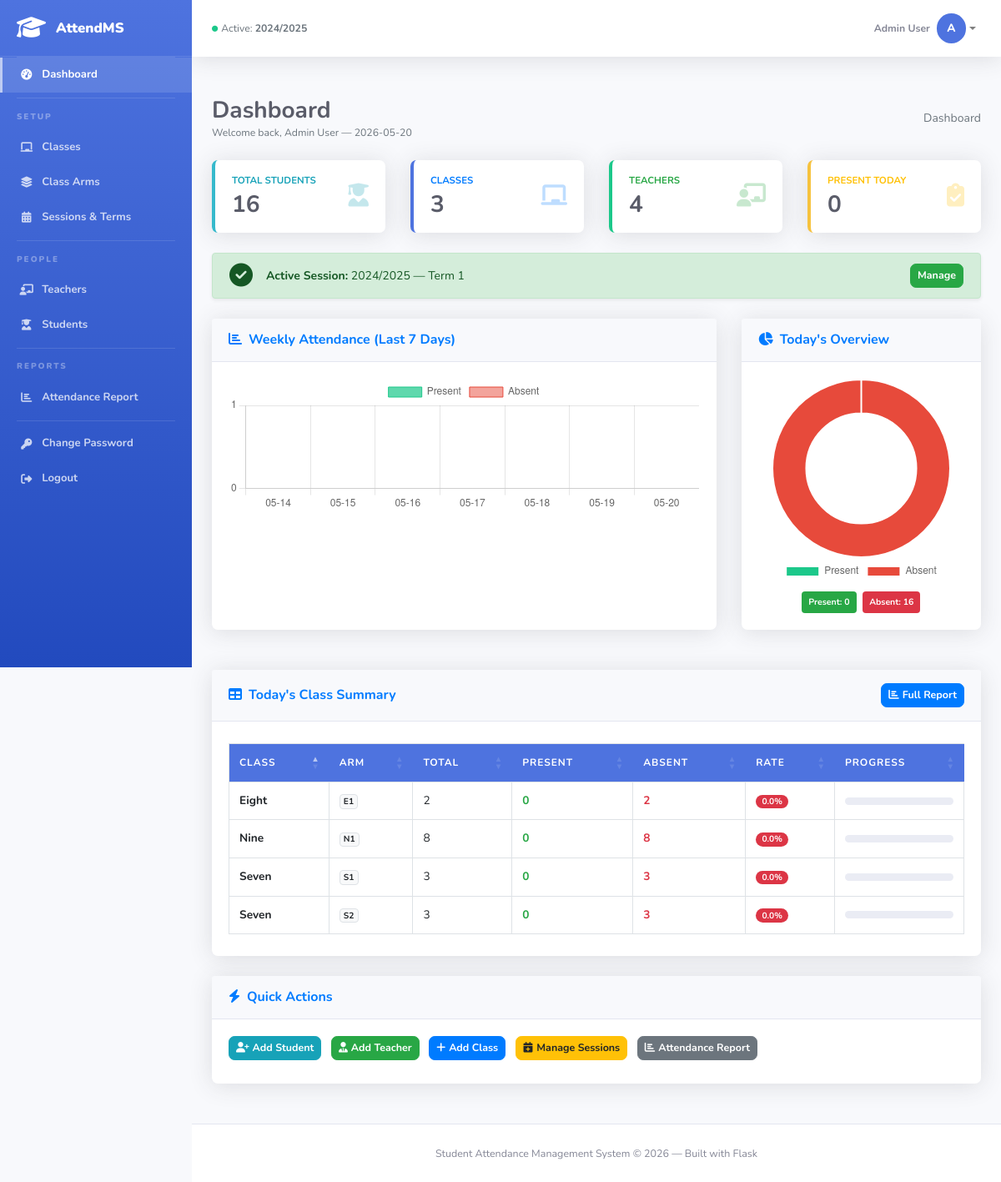
The app's page /admin/dashboard (signed in) with its own data.
### flask-attendance/app.py (models this page shows)
class SessionTerm(db.Model):
    __tablename__ = 'tblsessionterm'
    Id = db.Column(db.Integer, primary_key=True, autoincrement=True)
    sessionName = db.Column(db.String(50), nullable=False)
    termId = db.Column(db.String(50), nullable=False)
    isActive = db.Column(db.String(10), nullable=False, default='0')
    dateCreated = db.Column(db.String(50), nullable=False)

class Class(db.Model):
    __tablename__ = 'tblclass'
    Id = db.Column(db.Integer, primary_key=True, autoincrement=True)
    className = db.Column(db.String(255), nullable=False)

class ClassArm(db.Model):
    __tablename__ = 'tblclassarms'
    Id = db.Column(db.Integer, primary_key=True, autoincrement=True)
    classId = db.Column(db.String(10), nullable=False)
    classArmName = db.Column(db.String(255), nullable=False)
    isAssigned = db.Column(db.String(10), nullable=False, default='0')

### flask-attendance/app.py (the view)
@app.route('/admin/dashboard')
@admin_required
def admin_dashboard():
    today_str = str(date.today())
    students_count  = Student.query.count()
    classes_count   = Class.query.count()
    teachers_count  = ClassTeacher.query.count()
    sessions_count  = SessionTerm.query.count()
    active_session  = get_active_session()
    attendance_today = Attendance.query.filter_by(dateTimeTaken=today_str, status='1').count()
    weekly_labels, weekly_present, weekly_absent = [], [], []
    for i in range(6, -1, -1):
        d = str(date.today() - timedelta(days=i))
        weekly_labels.append(d[5:])
        weekly_present.append(Attendance.query.filter_by(dateTimeTaken=d, status='1').count())
        weekly_absent.append(Attendance.query.filter_by(dateTimeTaken=d, status='0').count())
    class_summary = []
    for cls in Class.query.all():
        for arm in ClassArm.query.filter_by(classId=str(cls.Id)).all():
            total   = Student.query.filter_by(classId=str(cls.Id), classArmId=str(arm.Id)).count()
            present = Attendance.query.filter_by(classId=str(cls.Id), classArmId=str(arm.Id),
                                                  dateTimeTaken=today_str, status='1').count()
            if total > 0:
                class_summary.append({'class': cls.className, 'arm': arm.classArmName,
                                       'total': total, 'present': present,
                                       'absent': total - present,
                                       'pct': round(present / total * 100, 1)})
    return render_template('admin_dashboard.html',
        students=students_count, classes=classes_count,
        teachers=teachers_count, sessions=sessions_count,
        active_session=active_session, attendance_today=attendance_today,
        weekly_labels=weekly_labels, weekly_present=weekly_present, weekly_absent=weekly_absent,
        class_summary=class_summary)

### flask-attendance/templates/admin_dashboard.html (shortened to what this page needs)
{% extends "admin_layout.html" %}
{% from "macros.html" import stat_card, page_header %}
{% block content %}
{{ page_header('Dashboard', 'Welcome back, ' ~ session.userName ~ ' — ' ~ today, [('Dashboard','#')]) }}
<div class="row">
  {{ stat_card('Total Students', students, 'fa-user-graduate', 'info') }}
  {{ stat_card('Classes', classes, 'fa-chalkboard', 'primary') }}
  {{ stat_card('Teachers', teachers, 'fa-chalkboard-teacher', 'success') }}
  {{ stat_card('Present Today', attendance_today, 'fa-clipboard-check', 'warning') }}
</div>
{% if active_session %}
<div class="alert alert-success shadow-sm d-flex align-items-center mb-4">
  <i class="fas fa-check-circle fa-2x mr-3"></i>
  <div><strong>Active Session:</strong> {{ active_session.sessionName }} — Term {{ active_session.termId }}</div>
  <a href="{{ url_for('admin_sessions') }}" class="btn btn-sm btn-success ml-auto">Manage</a>
</div>
{% endif %}
<div class="row mb-4">
  <div class="col-xl-8 mb-4">
    <div class="card shadow h-100">
      <div class="card-header py-3 d-flex align-items-center justify-content-between">
        <h6 class="m-0 font-weight-bold text-primary"><i class="fas fa-chart-bar mr-2"></i>Weekly Attendance (Last 7 Days)</h6>
      </div>
      <div class="card-body"><canvas id="weeklyChart" height="85"></canvas></div>
    </div>
  </div>
  <div class="col-xl-4 mb-4">
    <div class="card shadow h-100">
      <div class="card-header py-3"><h6 class="m-0 font-weight-bold text-primary"><i class="fas fa-chart-pie mr-2"></i>Today's Overview</h6></div>
      <div class="card-body d-flex flex-column align-items-center justify-content-center">
        {% set tot = class_summary|sum(attribute='total') %}
        {% set pre = class_summary|sum(attribute='present') %}
        {% if tot > 0 %}
        <canvas id="todayPie" height="170"></canvas>
        <div class="mt-2 text-center">
          <span class="badge badge-success p-2 mr-1">Present: {{ pre }}</span>
          <span class="badge badge-danger p-2">Absent: {{ tot - pre }}</span>
        </div>
        {% else %}
        <div class="text-center text-muted py-4"><i class="fas fa-calendar-times fa-3x mb-3 opacity-25"></i><p>No data today.</p></div>
        {% endif %}
      </div>
    </div>
  </div>
</div>
{% if class_summary %}
<div class="card shadow mb-4">
  <div class="card-header py-3 d-flex align-items-center justify-content-between">
    <h6 class="m-0 font-weight-bold text-primary"><i class="fas fa-table mr-2"></i>Today's Class Summary</h6>
    <a href="{{ url_for('admin_attendance_report') }}" class="btn btn-sm btn-primary"><i class="fas fa-chart-bar mr-1"></i>Full Report</a>
  </div>
  <div class="card-body">
    <div class="table-responsive">
      <table class="table table-bordered table-hover" id="summaryTable">
        <thead><tr><th>Class</th><th>Arm</th><th>Total</th><th>Present</th><th>Absent</th><th>Rate</th><th>Progress</th></tr></thead>
        <tbody>
          {% for row in class_summary %}
          <tr>
            <td class="font-weight-bold">{{ row.class }}</td>
            <td><span class="badge badge-light border">{{ row.arm }}</span></td>
            <td>{{ row.total }}</td>
            <td class="text-success font-weight-bold">{{ row.present }}</td>
            <td class="text-danger font-weight-bold">{{ row.absent }}</td>
            <td><span class="badge badge-pill {% if row.pct>=75 %}badge-success{% elif row.pct>=50 %}badge-warning{% else %}badge-danger{% endif %}">{{ row.pct }}%</span></td>
            <td style="width:130px;"><div class="progress" style="height:9px;"></div></td>
          </tr>
          {% endfor %}
        </tbody>
      </table>
    </div>
  </div>
</div>
{% endif %}
<div class="card shadow mb-4">
  <div class="card-header py-3"><h6 class="m-0 font-weight-bold text-primary"><i class="fas fa-bolt mr-2"></i>Quick Actions</h6></div>
  <div class="card-body">
    <a href="{{ url_for('admin_students') }}" class="btn btn-info btn-sm mr-2 mb-2"><i class="fas fa-user-plus mr-1"></i>Add Student</a>
    <a href="{{ url_for('admin_teachers') }}" class="btn btn-success btn-sm mr-2 mb-2"><i class="fas fa-user-tie mr-1"></i>Add Teacher</a>
    <a href="{{ url_for('admin_classes') }}" class="btn btn-primary btn-sm mr-2 mb-2"><i class="fas fa-plus mr-1"></i>Add Class</a>
    <a href="{{ url_for('admin_sessions') }}" class="btn btn-warning btn-sm mr-2 mb-2"><i class="fas fa-calendar-plus mr-1"></i>Manage Sessions</a>
    <a href="{{ url_for('admin_attendance_report') }}" class="btn btn-secondary btn-sm mb-2"><i class="fas fa-chart-bar mr-1"></i>Attendance Report</a>
  </div>
</div>
{% endblock %}
{% block scripts %}{{ super() }}
<script>
new Chart(document.getElementById('weeklyChart'),{type:'bar',data:{labels:{{ weekly_labels|tojson }},datasets:[
  {label:'Present',data:{{ weekly_present|tojson }},backgroundColor:'rgba(28,200,138,.7)',borderColor:'#1cc88a',borderWidth:1},
  {label:'Absent', data:{{ weekly_absent|tojson }}, backgroundColor:'rgba(231,74,59,.5)', borderColor:'#e74a3b',borderWidth:1}
]},options:{responsive:true,plugins:{legend:{position:'top'}},scales:{y:{beginAtZero:true,ticks:{stepSize:1}}}}});
{% set tot=class_summary|sum(attribute='total') %}{% set pre=class_summary|sum(attribute='present') %}
{% if tot > 0 %}
new Chart(document.getElementById('todayPie'),{type:'doughnut',data:{labels:['Present','Absent'],datasets:[{data:[{{ pre }},{{ tot-pre }}],backgroundColor:['#1cc88a','#e74a3b'],hoverOffset:6}]},options:{responsive:true,plugins:{legend:{position:'bottom'}},cutout:'62%'}});
{% endif %}
$('#summaryTable').DataTable({paging:false,searching:false,info:false});
</script>
{% endblock %}

### flask-attendance/templates/admin_layout.html (shortened to what this page needs)
{% extends "base.html" %}
{% block body %}
<div id="wrapper">
  <ul class="navbar-nav sidebar sidebar-dark accordion">
    <a class="sidebar-brand" href="{{ url_for('admin_dashboard') }}">
      <div class="sidebar-brand-icon"><i class="fas fa-graduation-cap"></i></div>
      <div class="sidebar-brand-text">AttendMS</div>
    </a>
    <hr class="sidebar-divider my-0">
    <li class="nav-item {% if request.endpoint=='admin_dashboard' %}active{% endif %}">
      <a class="nav-link" href="{{ url_for('admin_dashboard') }}"><i class="fas fa-fw fa-tachometer-alt"></i><span>Dashboard</span></a>
    </li>
    <hr class="sidebar-divider"><div class="sidebar-heading">Setup</div>
    <li class="nav-item {% if request.endpoint=='admin_classes' %}active{% endif %}">
      <a class="nav-link" href="{{ url_for('admin_classes') }}"><i class="fas fa-fw fa-chalkboard"></i><span>Classes</span></a>
    </li>
    <li class="nav-item {% if request.endpoint=='admin_class_arms' %}active{% endif %}">
      <a class="nav-link" href="{{ url_for('admin_class_arms') }}"><i class="fas fa-fw fa-layer-group"></i><span>Class Arms</span></a>
    </li>
    <li class="nav-item {% if request.endpoint=='admin_sessions' %}active{% endif %}">
      <a class="nav-link" href="{{ url_for('admin_sessions') }}"><i class="fas fa-fw fa-calendar-alt"></i><span>Sessions & Terms</span></a>
    </li>
    <hr class="sidebar-divider"><div class="sidebar-heading">People</div>
    <li class="nav-item {% if request.endpoint=='admin_teachers' %}active{% endif %}">
      <a class="nav-link" href="{{ url_for('admin_teachers') }}"><i class="fas fa-fw fa-chalkboard-teacher"></i><span>Teachers</span></a>
    </li>
    <li class="nav-item {% if request.endpoint=='admin_students' %}active{% endif %}">
      <a class="nav-link" href="{{ url_for('admin_students') }}"><i class="fas fa-fw fa-user-graduate"></i><span>Students</span></a>
    </li>
    <hr class="sidebar-divider"><div class="sidebar-heading">Reports</div>
    <li class="nav-item {% if request.endpoint=='admin_attendance_report' %}active{% endif %}">
      <a class="nav-link" href="{{ url_for('admin_attendance_report') }}"><i class="fas fa-fw fa-chart-bar"></i><span>Attendance Report</span></a>
    </li>
    <hr class="sidebar-divider d-none d-md-block">
    <li class="nav-item {% if request.endpoint=='admin_change_password' %}active{% endif %}">
      <a class="nav-link" href="{{ url_for('admin_change_password') }}"><i class="fas fa-fw fa-key"></i><span>Change Password</span></a>
    </li>
    <li class="nav-item">
      <a class="nav-link" href="{{ url_for('logout') }}"><i class="fas fa-fw fa-sign-out-alt"></i><span>Logout</span></a>
    </li>
  </ul>
  <div id="content-wrapper" class="d-flex flex-column">
    <div id="content">
      <nav class="navbar navbar-expand navbar-light bg-white topbar mb-4 static-top shadow">
        <span class="navbar-text text-muted d-none d-md-inline small ml-2">
          {% if active_session_global %}<i class="fas fa-circle blink-dot mr-1" style="color:var(--success);font-size:.45rem;vertical-align:middle;"></i>Active: <strong>{{ active_session_global.sessionName }}</strong>
          {% else %}<i class="fas fa-circle text-warning mr-1" style="font-size:.45rem;vertical-align:middle;"></i>No active session{% endif %}
        </span>
        <ul class="navbar-nav ml-auto">
          <li class="nav-item dropdown no-arrow">
            <a class="nav-link dropdown-toggle" href="#" role="button" data-toggle="dropdown">
              <span class="mr-2 d-none d-lg-inline text-gray-600 small font-weight-bold">{{ session.userName }}</span>
              <div class="avatar-circle">{{ session.userName[0].upper() if session.userName else 'A' }}</div>
            </a>
          </li>
        </ul>
      </nav>
      <div class="container-fluid" id="container-wrapper">{% block content %}{% endblock %}</div>
    </div>
    <footer class="sticky-footer bg-white">
      <div class="container my-auto text-center"><span class="copyright">Student Attendance Management System &copy; {{ today[:4] }} — Built with Flask</span></div>
    </footer>
  </div>
</div>
{% endblock %}

### records on screen
SessionTerm: sessionName "2024/2025", termId "1"
Class: class "Seven" "Seven"
ClassArm: arm "S1"
ClassArm: arm "S2"
Class: class "Eight"
ClassArm: arm "E1"
Class: class "Nine"
ClassArm: arm "N1"

### other values on screen
{{ session.userName }} "Admin User"
{{ session.userName[0].upper() if session.userName else 'A' }} "A"
{{ title }} "Dashboard"
{{ sub }} "Welcome back, Admin User — 2026-05-20"
{{ items[-1][0] }} "Dashboard"
{{ label }} "TOTAL STUDENTS CLASSES TEACHERS PRESENT TODAY"
{{ value }} "16 3 4 0"
{{ pre }} "0"
{{ tot - pre }} "16"
{{ row.total }} "3" "3" "2" "8"
{{ row.present }} "0" "0" "0" "0"
{{ row.absent }} "3" "3" "2" "8"
{{ row.pct }} "0.0" "0.0" "0.0" "0.0"
chart data {{ weekly_labels|tojson }} ["05-14", "05-15", "05-16", "05-17", "05-18", "05-19", "05-20"]
chart data {{ weekly_present|tojson }} [0, 0, 0, 0, 0, 0, 0]
